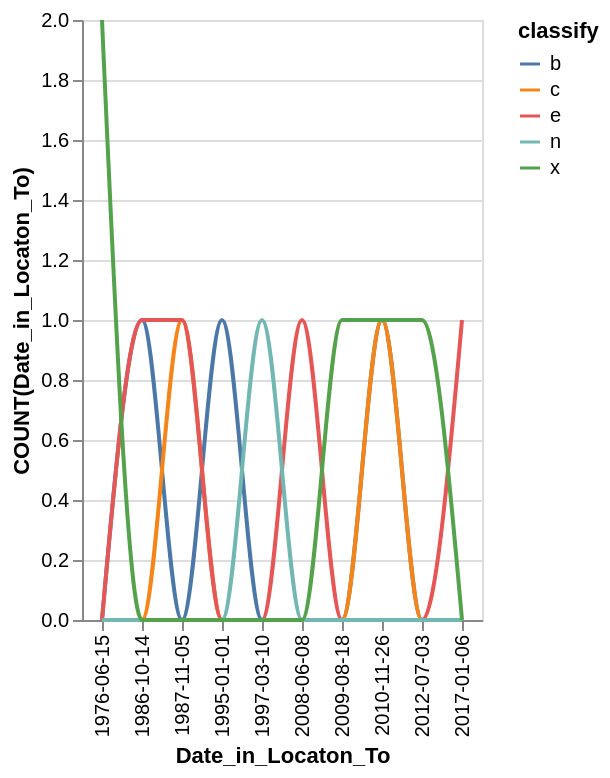

The Vega-Lite source for this figure:
### Vega-Lite specification from a JSON file in a GitHub repository (floating-point values rounded to 4 significant figures)
{"data": {"values": [{"x_data": "1976-06-15", "y_data": 0, "classify": "b"}, {"x_data": "1986-10-14", "y_data": 1, "classify": "b"}, {"x_data": "1987-11-05", "y_data": 0, "classify": "b"}, {"x_data": "1995-01-01", "y_data": 1, "classify": "b"}, {"x_data": "1997-03-10", "y_data": 0, "classify": "b"}, {"x_data": "2008-06-08", "y_data": 0, "classify": "b"}, {"x_data": "2009-08-18", "y_data": 0, "classify": "b"}, {"x_data": "2010-11-26", "y_data": 1, "classify": "b"}, {"x_data": "2012-07-03", "y_data": 0, "classify": "b"}, {"x_data": "2017-01-06", "y_data": 0, "classify": "b"}, {"x_data": "1976-06-15", "y_data": 0, "classify": "c"}, {"x_data": "1986-10-14", "y_data": 0, "classify": "c"}, {"x_data": "1987-11-05", "y_data": 1, "classify": "c"}, {"x_data": "1995-01-01", "y_data": 0, "classify": "c"}, {"x_data": "1997-03-10", "y_data": 0, "classify": "c"}, {"x_data": "2008-06-08", "y_data": 0, "classify": "c"}, {"x_data": "2009-08-18", "y_data": 0, "classify": "c"}, {"x_data": "2010-11-26", "y_data": 1, "classify": "c"}, {"x_data": "2012-07-03", "y_data": 0, "classify": "c"}, {"x_data": "2017-01-06", "y_data": 0, "classify": "c"}, {"x_data": "1976-06-15", "y_data": 0, "classify": "e"}, {"x_data": "1986-10-14", "y_data": 1, "classify": "e"}, {"x_data": "1987-11-05", "y_data": 1, "classify": "e"}, {"x_data": "1995-01-01", "y_data": 0, "classify": "e"}, {"x_data": "1997-03-10", "y_data": 0, "classify": "e"}, {"x_data": "2008-06-08", "y_data": 1, "classify": "e"}, {"x_data": "2009-08-18", "y_data": 0, "classify": "e"}, {"x_data": "2010-11-26", "y_data": 0, "classify": "e"}, {"x_data": "2012-07-03", "y_data": 0, "classify": "e"}, {"x_data": "2017-01-06", "y_data": 1, "classify": "e"}, {"x_data": "1976-06-15", "y_data": 0, "classify": "n"}, {"x_data": "1986-10-14", "y_data": 0, "classify": "n"}, {"x_data": "1987-11-05", "y_data": 0, "classify": "n"}, {"x_data": "1995-01-01", "y_data": 0, "classify": "n"}, {"x_data": "1997-03-10", "y_data": 1, "classify": "n"}, {"x_data": "2008-06-08", "y_data": 0, "classify": "n"}, {"x_data": "2009-08-18", "y_data": 0, "classify": "n"}, {"x_data": "2010-11-26", "y_data": 0, "classify": "n"}, {"x_data": "2012-07-03", "y_data": 0, "classify": "n"}, {"x_data": "2017-01-06", "y_data": 0, "classify": "n"}, {"x_data": "1976-06-15", "y_data": 2, "classify": "x"}, {"x_data": "1986-10-14", "y_data": 0, "classify": "x"}, {"x_data": "1987-11-05", "y_data": 0, "classify": "x"}, {"x_data": "1995-01-01", "y_data": 0, "classify": "x"}, {"x_data": "1997-03-10", "y_data": 0, "classify": "x"}, {"x_data": "2008-06-08", "y_data": 0, "classify": "x"}, {"x_data": "2009-08-18", "y_data": 1, "classify": "x"}, {"x_data": "2010-11-26", "y_data": 1, "classify": "x"}, {"x_data": "2012-07-03", "y_data": 1, "classify": "x"}, {"x_data": "2017-01-06", "y_data": 0, "classify": "x"}]}, "mark": {"type": "line", "interpolate": "monotone"}, "encoding": {"x": {"field": "x_data", "type": "nominal", "title": "Date_in_Locaton_To", "sort": "ascending"}, "y": {"field": "y_data", "type": "quantitative", "title": "COUNT(Date_in_Locaton_To)"}, "color": {"field": "classify"}}}
